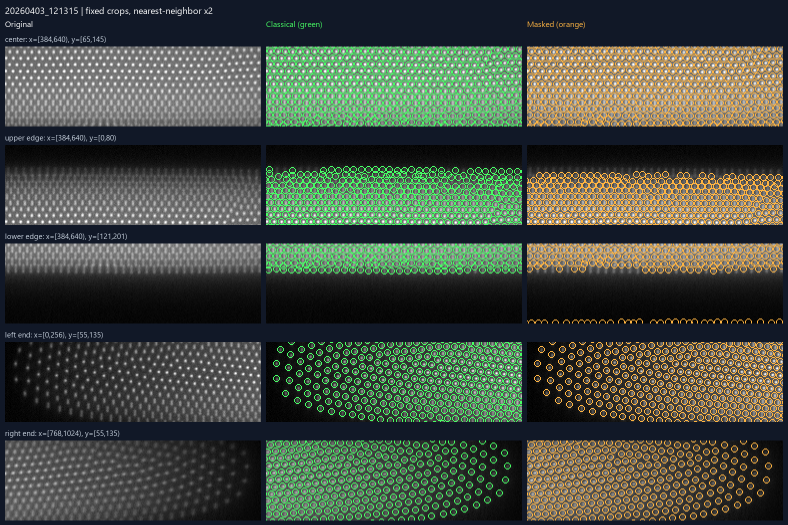
#> input picture CCD_2000ion/recognition_20261104_20260403/comparison/examples/20260403_121315_crops.png, 1576 x 1049 px (shown at 1/2 size); its folder holds only this picture in this run
$ python -i detection.py   (imports and definitions only)
#> lines starting #> are read from the running program, lines starting #| are printed output that depends on the picture; after the words box and inside, x2 and y2 are one past the last pixel; in counts of white or black regions, pixels touching at a corner belong together
### ionrecog/data.py
"""Grayscale image I/O with explicit, fixed intensity normalization.

No per-image contrast stretching is performed on training data. Coordinates used
throughout the project are zero-based: x is a column and y is a row.
"""

from pathlib import Path
from typing import Dict, List, Union

import numpy as np
from PIL import Image


IMAGE_SUFFIXES = {".png", ".tif", ".tiff", ".npy"}
PathLike = Union[str, Path]


# [18 lines left out: function list_images, not called in this run]


def _check_image(array: np.ndarray, source: str) -> np.ndarray:
    array = np.asarray(array)
    if array.ndim != 2 or min(array.shape, default=0) == 0:
        raise ValueError("Expected one nonempty 2D grayscale image, got {}: {}".format(array.shape, source))
    if array.dtype.kind not in "buif":
        raise ValueError("Expected real numeric pixels, got {}: {}".format(array.dtype, source))
    # uint16 pixel values are exactly representable in float32. The conversion
    # deliberately retains their original numeric scale, not an 8-bit preview.
    with np.errstate(over="ignore", invalid="ignore"):
        result = array.astype(np.float32, copy=False)
    if not np.isfinite(result).all():
        raise ValueError("Non-finite or float32-overflow pixel values: {}".format(source))
    return result


# [74 lines left out: functions load_image, normalize_image, denormalize_image, find_groups, not called in this run]

### ionrecog/classical/detection.py
"""A transparent region-supported ion localization baseline.

This module has no learned parameters and no dark-site inference. A segmented
region may contain multiple peaks. The reported ``snr`` is a heuristic local
contrast/noise score, NOT a calibrated detection probability or quantum fidelity.
"""

from pathlib import Path
from typing import Dict, List, Optional, Tuple, Union

import numpy as np
from PIL import Image, ImageDraw
from scipy import ndimage as ndi
from scipy.spatial import cKDTree

from ..data import _check_image


DEFAULT_DETECTION = {
    "sigma": 1.0,
    "background_sigma": 10.0,
    "threshold_sigma": 4.0,
    "threshold_abs": 0.0,
    "min_area": 3,
    "min_distance": 4.0,
    "radius": 3.0,
    "max_ions": 5000,
    "saturation_value": None,
}


def _gaussian_noise_factor(sigma: float) -> Tuple[float, float]:
    """White-noise gains of Gaussian smoothing and its high-pass residual."""
    if sigma <= 0:
        return 1.0, 0.0
    radius = max(1, int(4.0 * sigma + 0.5))
    x = np.arange(-radius, radius + 1, dtype=np.float64)
    kernel = np.exp(-0.5 * (x / sigma) ** 2)
    kernel /= kernel.sum()
    energy2d = float(np.sum(kernel * kernel) ** 2)
    center2d = float(kernel[radius] ** 2)
    return np.sqrt(energy2d), np.sqrt(max(1.0 - 2.0 * center2d + energy2d, 1e-12))


def estimate_detection_noise(image: np.ndarray, sigma: float = 1.0) -> float:
    """Raw-frame noise projected to the smoothed response (heuristic, ADU).

    Supply the acquisition image even when localizing a restored image. Neural
    smoothing makes the old white-noise estimate on its output too permissive.
    """
    raw = _check_image(image, "noise reference")
    if np.any(raw < 0) or not np.isfinite(sigma) or sigma < 0:
        raise ValueError("Noise reference must be nonnegative and sigma finite/nonnegative")
    highpass = raw - ndi.gaussian_filter(raw, 1.0, mode="reflect")
    mad = float(np.median(np.abs(highpass - np.median(highpass))))
    _, highpass_factor = _gaussian_noise_factor(1.0)
    smoothing_factor, _ = _gaussian_noise_factor(float(sigma))
    return max(1.4826 * mad / highpass_factor * smoothing_factor,
               float(raw.max() - raw.min()) * 1e-6, 1e-12)


def detect_ions(image: np.ndarray, config: Optional[Dict] = None,
                region_mask: Optional[np.ndarray] = None,
                noise_reference: Optional[np.ndarray] = None) -> Tuple[List[Dict], np.ndarray]:
    """Return observed peak records and a bool foreground-support mask.

    All lengths are pixels and thresholds are in input-image intensity units.
    The centroid is calculated from nonnegative, background-subtracted ORIGINAL
    pixels near a peak; local pixels are assigned to their nearest surviving
    peak to reduce neighbor attraction. This is a baseline, not a joint PSF fit.
    region_mask limits both peak selection and final centers; no lattice sites
    are invented. noise_reference can anchor thresholds to raw acquisition
    evidence instead of the artificially low residual noise after restoration.
    """
    c = dict(DEFAULT_DETECTION)
    if config:
        unknown = set(config) - set(c)
        if unknown:
            raise ValueError("Unknown detection configuration keys: {}".format(sorted(unknown)))
        c.update(config)
    for key in ("sigma", "background_sigma", "threshold_sigma", "threshold_abs", "min_distance", "radius"):
        if not np.isfinite(c[key]):
            raise ValueError("Detection setting {} must be finite".format(key))
    if c["sigma"] < 0 or c["background_sigma"] <= c["sigma"]:
        raise ValueError("Require 0 <= sigma < background_sigma")
    if c["threshold_sigma"] <= 0 or c["threshold_abs"] < 0 or c["min_distance"] <= 0 or c["radius"] <= 0:
        raise ValueError("Require positive threshold_sigma/min_distance/radius and nonnegative threshold_abs")
    for key in ("min_area", "max_ions"):
        if not isinstance(c[key], (int, np.integer)) or c[key] < 1:
            raise ValueError("{} must be a positive integer".format(key))
    if c["saturation_value"] is not None and (not np.isfinite(c["saturation_value"]) or c["saturation_value"] <= 0):
        raise ValueError("saturation_value must be null or positive and finite")

    raw = _check_image(image, "detector input")
    if np.any(raw < 0):
        raise ValueError("Detector expects nonnegative raw-scale intensity; clip restoration undershoot before detection")
    h, w = raw.shape
    empty = np.zeros(raw.shape, dtype=bool)
    allowed = np.ones(raw.shape, dtype=bool)
    if region_mask is not None:
        region_mask = np.asarray(region_mask)
        if region_mask.shape != raw.shape or region_mask.dtype != np.bool_:
            raise ValueError("region_mask must be a boolean array matching the image")
        allowed = region_mask
    reference = raw if noise_reference is None else _check_image(noise_reference, "noise reference")
    if reference.shape != raw.shape:
        raise ValueError("Noise reference must have the same shape as the detector input")
    response_noise = estimate_detection_noise(reference, float(c["sigma"]))
    if not allowed.any():
        return [], empty
    dynamic_range = float(np.max(raw) - np.min(raw))
    if dynamic_range <= 0:
        return [], empty
    smooth = ndi.gaussian_filter(raw, float(c["sigma"]), mode="reflect") if c["sigma"] else raw.copy()
    background = ndi.gaussian_filter(raw, float(c["background_sigma"]), mode="reflect")
    response = smooth - background

    threshold = max(float(c["threshold_abs"]), float(c["threshold_sigma"]) * response_noise)

    components, count = ndi.label((response > threshold) & allowed, structure=np.ones((3, 3), dtype=np.uint8))
    if not count:
        return [], empty
    sizes = np.bincount(components.ravel())
    keep = sizes >= int(c["min_area"])
    keep[0] = False
    mask = keep[components]
    if not mask.any():
        return [], empty

    maxima = mask & (response == ndi.maximum_filter(response, size=3, mode="nearest"))
    plateaus, num_plateaus = ndi.label(maxima, structure=np.ones((3, 3), dtype=np.uint8))
    candidates = []
    for plateau_id, region in enumerate(ndi.find_objects(plateaus), start=1):
        if region is None:
            continue
        ys, xs = region
        local = plateaus[region] == plateau_id
        # Each connected maximum plateau is represented once, near its center.
        yy, xx = np.nonzero(local)
        if len(yy) == 0:
            continue
        score = response[ys.start + yy, xs.start + xx]
        best = np.flatnonzero(score == score.max())
        center_y, center_x = yy[best].mean(), xx[best].mean()
        near = best[np.argmin((yy[best] - center_y) ** 2 + (xx[best] - center_x) ** 2)]
        y, x = int(ys.start + yy[near]), int(xs.start + xx[near])
        candidates.append((y, x, float(response[y, x])))
    if not candidates:
        return [], mask
    candidates.sort(key=lambda p: (-p[2], p[0], p[1]))
    candidate_yx = np.asarray([(p[0], p[1]) for p in candidates], dtype=np.float64)
    tree = cKDTree(candidate_yx)
    suppressed = np.zeros(len(candidates), dtype=bool)
    selected = []
    for index, point in enumerate(candidates):
        if suppressed[index]:
            continue
        selected.append(point)
        suppressed[tree.query_ball_point(candidate_yx[index], float(c["min_distance"]))] = True
        if len(selected) >= c["max_ions"]:
            break
    selected_tree = cKDTree(np.asarray([(p[0], p[1]) for p in selected], dtype=np.float64))
    ions = []
    radius = float(c["radius"])
    half_width = int(np.ceil(radius))
    for index, (py, px, score) in enumerate(selected):
        y0, y1 = max(0, py - half_width), min(h, py + half_width + 1)
        x0, x1 = max(0, px - half_width), min(w, px + half_width + 1)
        yy, xx = np.mgrid[y0:y1, x0:x1]
        _, nearest = selected_tree.query(np.column_stack([yy.ravel(), xx.ravel()]))
        support = ((yy - py) ** 2 + (xx - px) ** 2 <= radius ** 2)
        support &= nearest.reshape(yy.shape) == index
        support &= mask[y0:y1, x0:x1]
        weights = np.maximum(raw[y0:y1, x0:x1] - background[y0:y1, x0:x1], 0.0) * support
        flux = float(weights.sum(dtype=np.float64))
        if flux > 0:
            x = float(np.sum(weights * xx, dtype=np.float64) / flux)
            y = float(np.sum(weights * yy, dtype=np.float64) / flux)
        else:
            x, y = float(px), float(py)
        # A weighted centroid can fall into a concave mask's excluded pixels.
        # Fall back to its known in-region peak; never export an outside center.
        ix, iy = int(np.floor(x + 0.5)), int(np.floor(y + 0.5))
        if not (0 <= ix < w and 0 <= iy < h and allowed[iy, ix]):
            x, y = float(px), float(py)
        saturation = c["saturation_value"]
        saturated = bool(saturation is not None and np.any(raw[y0:y1, x0:x1][support] >= saturation))
        ions.append({
            "id": 0, "x": x, "y": y,
            "peak": float(raw[py, px]), "flux": flux,
            "radius": radius, "snr": float(score / response_noise),
            "status": "observed", "saturated": saturated,
            "edge": bool(px - radius < 0 or py - radius < 0 or px + radius >= w or py + radius >= h),
        })
    ions.sort(key=lambda ion: (ion["y"], ion["x"]))
    for index, ion in enumerate(ions, start=1):
        ion["id"] = index
    return ions, mask


def save_overlay(raw: np.ndarray, ions: List[Dict], path: Union[str, Path],
                 mask: Optional[np.ndarray] = None) -> None:
    """Save an 8-bit RGB visualization; never use it as quantitative image data."""
    raw = _check_image(raw, "overlay input")
    lo, hi = np.percentile(raw, [0.5, 99.9])
    if hi <= lo:
        hi = float(raw.max())
        lo = float(raw.min())
    if hi <= lo:
        gray = np.zeros(raw.shape, dtype=np.uint8)
    else:
        gray = np.rint(np.clip((raw - lo) / (hi - lo), 0, 1) * 255).astype(np.uint8)
    rgb = np.repeat(gray[..., None], 3, axis=2)
    if mask is not None:
        mask = np.asarray(mask, dtype=bool)
        if mask.shape != raw.shape:
            raise ValueError("Overlay mask shape must match image")
        boundary = mask & ~ndi.binary_erosion(mask)
        rgb[boundary] = (40, 120, 230)
    im = Image.fromarray(rgb)
    draw = ImageDraw.Draw(im)
    for ion in ions:
        x, y, r = float(ion["x"]), float(ion["y"]), float(ion["radius"])
        color = (255, 140, 0) if ion.get("saturated", False) else (70, 255, 100)
        draw.ellipse((x - r, y - r, x + r, y + r), outline=color, width=1)
        draw.point((round(x), round(y)), fill=(255, 70, 70))
    path = Path(path)
    path.parent.mkdir(parents=True, exist_ok=True)
    im.save(str(path), format="PNG")

>>> import cv2
>>> picture = cv2.imread('../../CCD_2000ion/recognition_20261104_20260403/comparison/examples/20260403_121315_crops.png', cv2.IMREAD_GRAYSCALE)
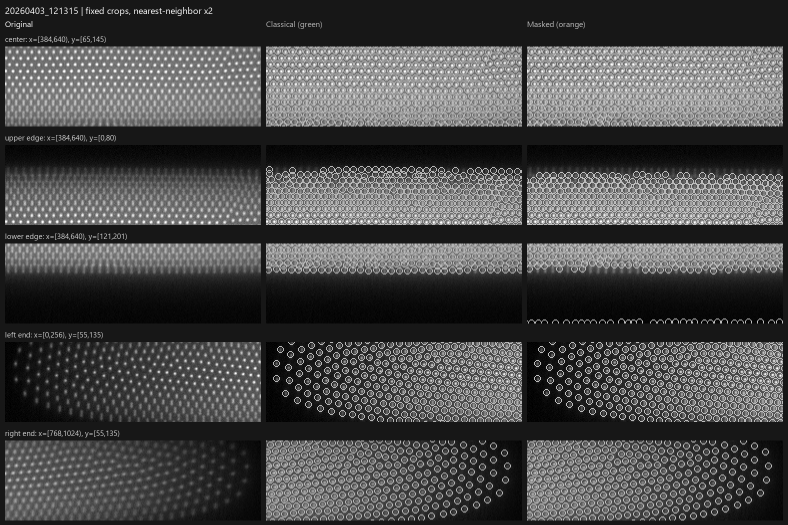
#> picture: shape (1049, 1576) (shown at 1/2 size); min 0, max 255, mean 74.2
>>> result = detect_ions(picture)
#> in estimate_detection_noise, `highpass = raw - ndi.gaussian_filter(raw, 1.0, mode="reflect")`:
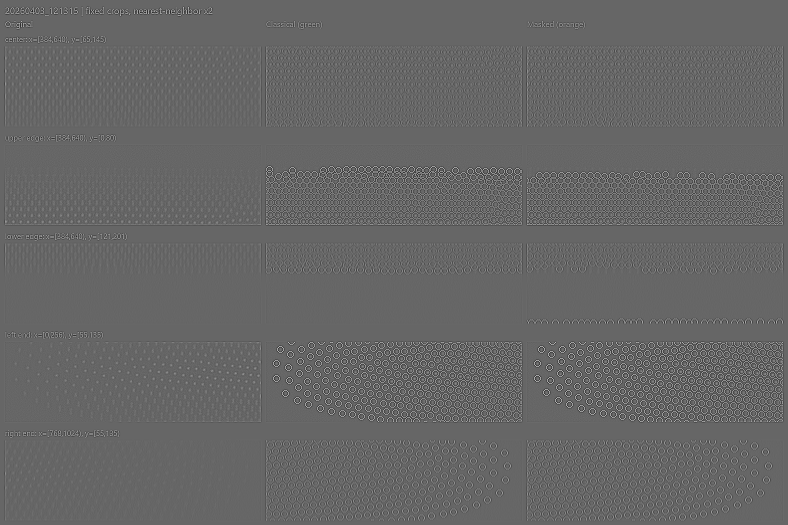
#> highpass: shape (1049, 1576) float32 (shown at 1/2 size); min -111.3, max 165.4, mean 0; drawn with min black and max white
#> in estimate_detection_noise, `mad = float(np.median(np.abs(highpass - np.median(highpass))))`: mad = 2.93
#> in detect_ions, `response_noise = estimate_detection_noise(reference, float(c["sigma"]))`: response_noise = 1.4
#> in detect_ions, `dynamic_range = float(np.max(raw) - np.min(raw))`: dynamic_range = 255
#> in detect_ions, `background = ndi.gaussian_filter(raw, float(c["background_sigma"]), mo..`:
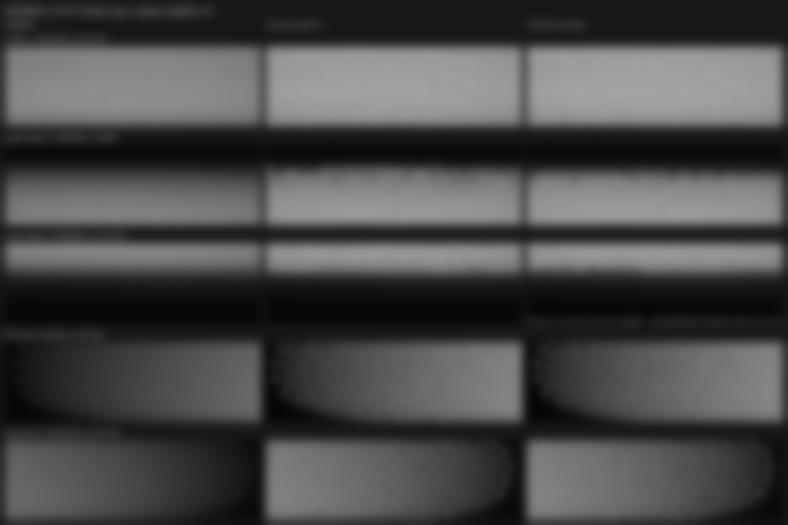
#> background: shape (1049, 1576) float32 (shown at 1/2 size); min 5.28, max 164, mean 74.2
#> in detect_ions, `response = smooth - background`:
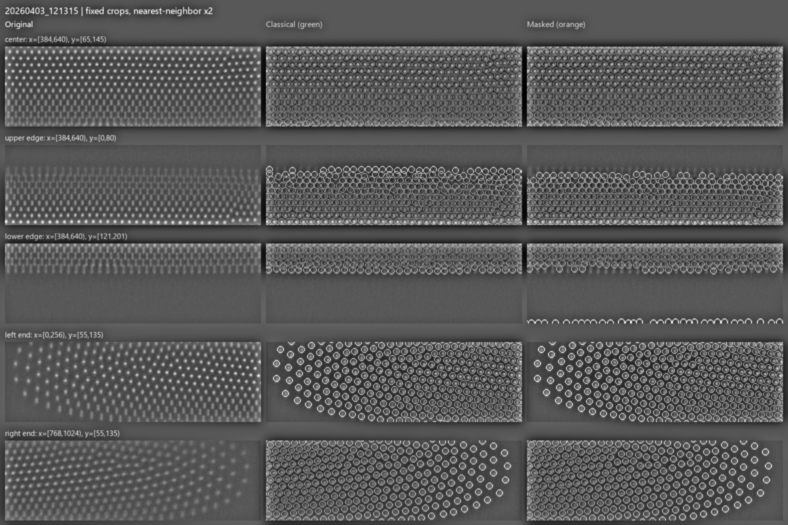
#> response: shape (1049, 1576) float32 (shown at 1/2 size); min -83.64, max 156.8, mean 0; drawn with min black and max white
#> in detect_ions, `threshold = max(float(c["threshold_abs"]), float(c["threshold_sigma"])..`: threshold = 5.62
#> in detect_ions, `components, count = ndi.label((response > threshold) & allowed, struct..`:
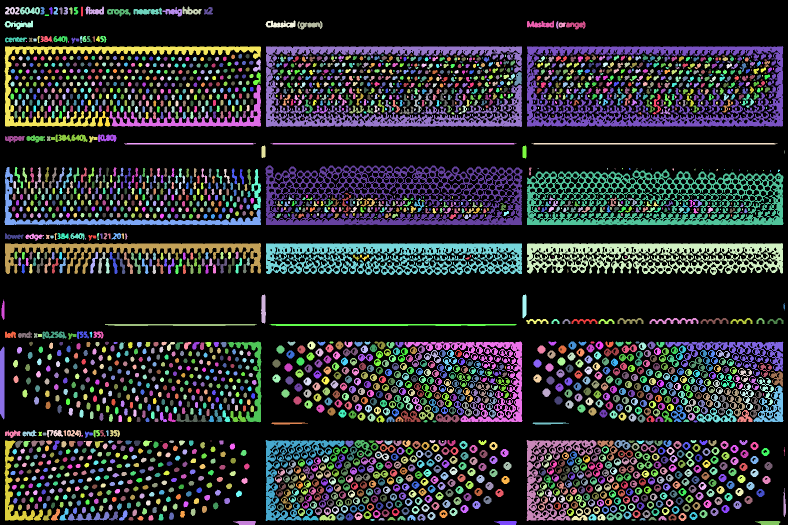
#> components: shape (1049, 1576) int32 (shown at 1/2 size); 3121 distinct labels, from 0 to 3120; one colour per label, 0 black
#> in detect_ions, `components, count = ndi.label((response > threshold) & allowed, struct..`: count = 3120
#> in detect_ions, `sizes = np.bincount(components.ravel())`: sizes = 3121 values, max 1200428 at index 0, min 1 at index 171, mean 529.7
#> in detect_ions, `mask = keep[components]`:
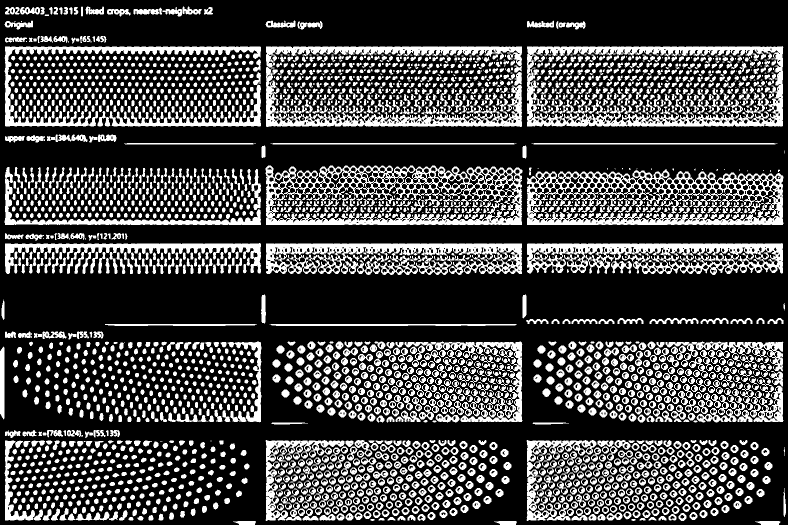
#> mask: shape (1049, 1576) bool (shown at 1/2 size); 27.4% white; 3018 white regions (467 under 20 px), largest, box (x1, y1, x2, y2) and area: (1054, 338, 1567, 450) 24505, (1054, 92, 1567, 253) 24321, (531, 331, 1045, 450) 24174
#> in detect_ions, `maxima = mask & (response == ndi.maximum_filter(response, size=3, mode..`:
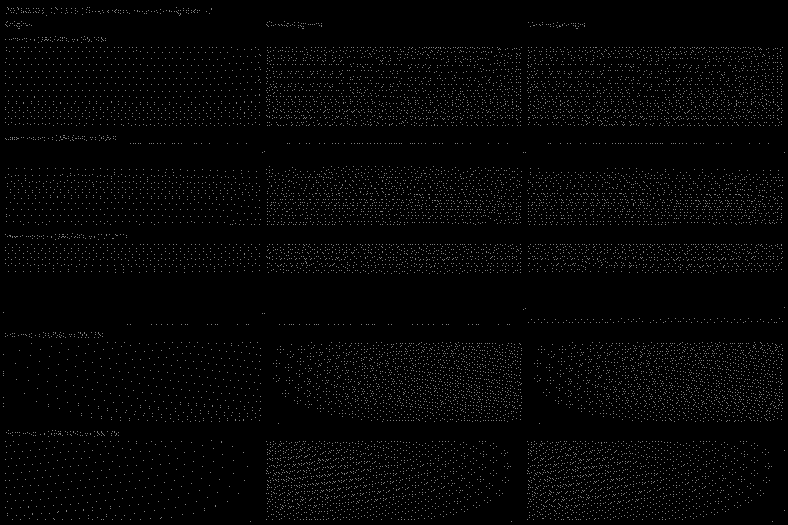
#> maxima: shape (1049, 1576) bool (shown at 1/2 size); 0.88% white in thin lines or dots
#> in detect_ions, `plateaus, num_plateaus = ndi.label(maxima, structure=np.ones((3, 3), d..`: plateaus: shape (1049, 1576) int32; 14631 distinct labels, from 0 to 14630
#> in detect_ions, `plateaus, num_plateaus = ndi.label(maxima, structure=np.ones((3, 3), d..`: num_plateaus = 14630
#> the loop in detect_ions, `for plateau_id, region in enumerate(ndi.find_objects(plateaus), start=..` made 14630 passes
#> (score, y, x) on passes 1 to 3: ([85.6], 15, 14), ([75.96], 15, 34), ([84.12], 15, 111)
#> after the loop in detect_ions, `for plateau_id, region in enumerate(ndi.find_objects(plateaus), start=..`: candidates = 14630 items, first 6: (15, 14, 85.6), (15, 34, 75.96), (15, 111, 84.12), (15, 174, 90.39), (15, 179, 48.73), (15, 352, 46.28)
#> in detect_ions, `candidate_yx = np.asarray([(p[0], p[1]) for p in candidates], dtype=np..`: candidate_yx = 14630 pairs, first value 15 to 1043, second value 7 to 1568
#> the loop in detect_ions, `for index, point in enumerate(candidates):` made 5415 passes
#> point on passes 1 to 3: (443, 12, 156.8), (643, 1442, 144.9), (643, 1343, 144.5)
#> after the loop in detect_ions, `for index, point in enumerate(candidates):`: selected = 5000 items, first 6: (443, 12, 156.8), (643, 1442, 144.9), (643, 1343, 144.5), (751, 517, 143.2), (643, 1262, 143.2), (19, 320, 142.2)
#> the loop in detect_ions, `for index, (py, px, score) in enumerate(selected):` made 5000 passes
#> (py, px, score, y0, y1, x0, x1, flux) on passes 1 to 9: (443, 12, 156.8, 440, 447, 9, 16, 3614.6), (643, 1442, 144.9, 640, 647, 1439, 1446, 3301.9), (643, 1343, 144.5, 640, 647, 1340, 1347, 3293.4), (751, 517, 143.2, 748, 755, 514, 521, 3207.4), (643, 1262, 143.2, 640, 647, 1259, 1266, 3269.1), (19, 320, 142.2, 16, 23, 317, 324, 2607), (644, 1428, 141.7, 641, 648, 1425, 1432, 2988.6), (644, 1249, 141.5, 641, 648, 1246, 1253, 2985.6), (116, 12, 141.5, 113, 120, 9, 16, 3178.5)
#> (py, px, score) on passes 10 to 15: (644, 1383, 141.2), (19, 173, 140.3), (443, 534, 139.3), (645, 1313, 138.6), (645, 1069, 138.1), (142, 11, 137.6)
